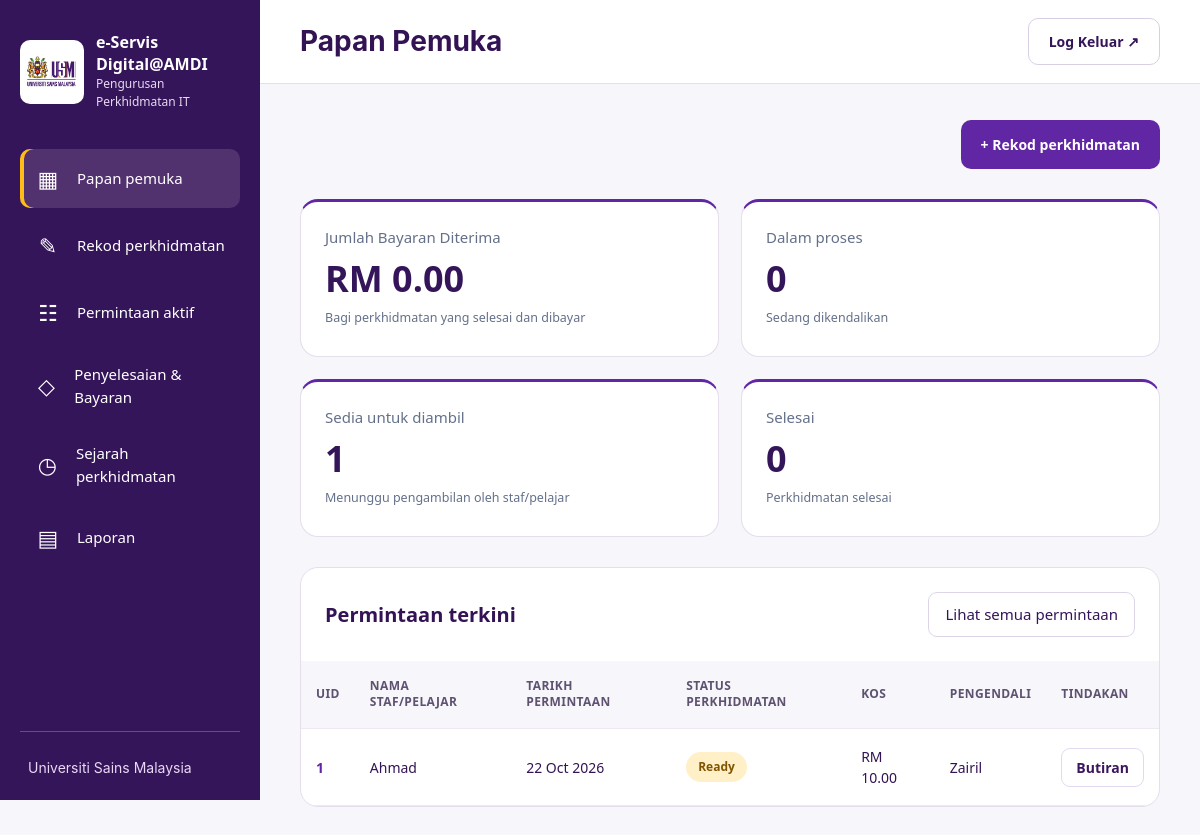
Before: /home.php (signed in) with the older database file.
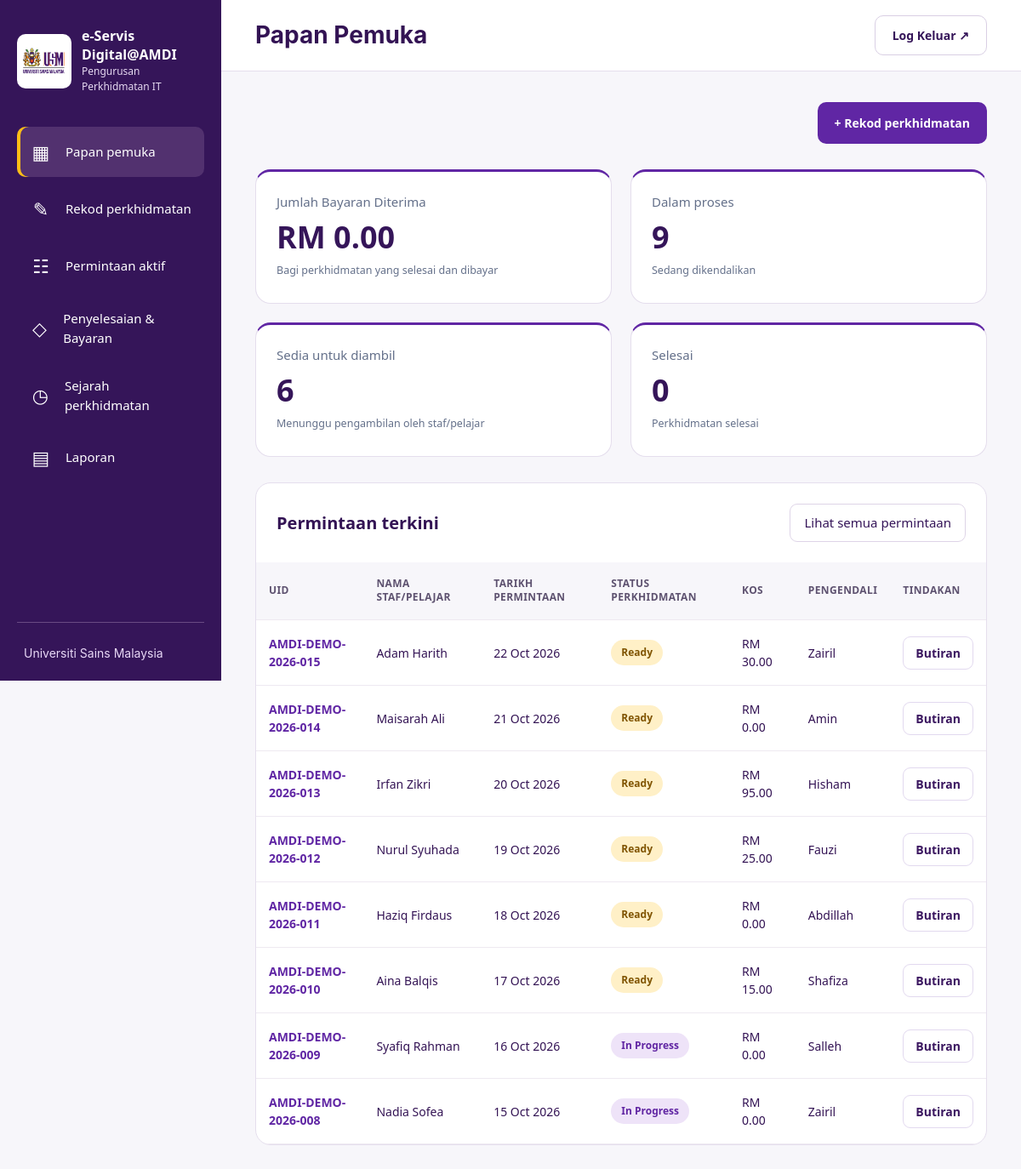
After: the same page with the newer database file.
### tables this page shows
CREATE TABLE `service_requests` (
  `id` int(10) UNSIGNED NOT NULL,
  `uid` varchar(40) NOT NULL,
  `requester_name` varchar(150) NOT NULL,
  `department_id` int(10) UNSIGNED NOT NULL,
  `service_type_id` int(10) UNSIGNED NOT NULL,
  `service_details` text NOT NULL,
  `estimated_cost` decimal(10,2) NOT NULL,
  `requested_at` datetime NOT NULL,
  `handler_id` int(10) UNSIGNED NOT NULL,
  `status` enum('in_progress','ready','completed') NOT NULL DEFAULT 'in_progress',
  `ready_at` datetime DEFAULT NULL,
  `picked_up_at` datetime DEFAULT NULL,
  `payment_date` date DEFAULT NULL,
  `reference_no` varchar(100) DEFAULT NULL,
  `completed_at` datetime DEFAULT NULL,
  `created_by` int(10) UNSIGNED NOT NULL,
  `completed_by` int(10) UNSIGNED DEFAULT NULL,
  `created_at` datetime NOT NULL DEFAULT current_timestamp(),
  `updated_at` datetime NOT NULL DEFAULT current_timestamp() ON UPDATE current_timestamp(),
  `requester_phone` varchar(30) DEFAULT NULL,
  `requester_email` varchar(190) DEFAULT NULL,
  `device_ownership` enum('usm','personal') DEFAULT NULL,
  `device_type` varchar(30) DEFAULT NULL,
  `device_type_other` varchar(100) DEFAULT NULL,
  `device_brand` varchar(120) DEFAULT NULL,
  `device_model` varchar(150) DEFAULT NULL,
  `device_serial` varchar(150) DEFAULT NULL,
  `asset_number` varchar(150) DEFAULT NULL,
  `device_condition` enum('unchecked','good','damaged','off') DEFAULT NULL,
  `condition_notes` varchar(1000) DEFAULT NULL
);

CREATE TABLE `handlers` (
  `id` int(10) UNSIGNED NOT NULL,
  `name` varchar(150) NOT NULL,
  `is_active` tinyint(1) NOT NULL DEFAULT 1
);

### includes/auth.php (called while the page is built, shortened)
<?php
function e(string $value): string {
    return htmlspecialchars($value, ENT_QUOTES, 'UTF-8');
}

### home.php (the view, shortened to what this page needs)
<?php
require __DIR__ . '/includes/auth.php';
require __DIR__ . '/config/database.php';
$summary = $pdo->query("SELECT COALESCE(
    SUM(CASE WHEN status = 'completed' THEN estimated_cost ELSE 0 END),
    0
) AS total_cost, SUM(status='in_progress') AS in_progress, SUM(status='ready') AS ready, SUM(status='completed') AS completed FROM service_requests")->fetch();
$recent = $pdo->query("SELECT r.uid,r.requester_name,r.requested_at,r.status,r.estimated_cost,r.service_details,h.name AS handler_name,d.name AS department_name,t.name AS service_type_name FROM service_requests r JOIN handlers h ON h.id=r.handler_id JOIN departments d ON d.id=r.department_id JOIN service_types t ON t.id=r.service_type_id ORDER BY r.requested_at DESC,r.id DESC LIMIT 8")->fetchAll();
$labels = ['in_progress' => 'In Progress', 'ready' => 'Ready', 'completed' => 'Completed'];
?>
<!DOCTYPE html>
<html lang="ms">
<head>
    <link rel="stylesheet" href="<?= APP_BASE ?>/assets/css/style.css">
    <link rel="stylesheet" href="<?= APP_BASE ?>/assets/css/sidebar.css">
    <link rel="stylesheet" href="<?= APP_BASE ?>/assets/css/dashboard.css?v=20261027c">
</head>
<body class="workspace amdi-type"><?php $activePage = 'home';
                        require __DIR__ . '/includes/sidebar.php'; ?>
    <div class="dashboard-area">
        <header class="dashboard-header">
            <div>
                        <h1>Papan Pemuka</h1>
            </div>
            <form method="post" action="<?= APP_BASE ?>/logout.php"><input type="hidden" name="csrf_token" value="<?= e(csrf_token()) ?>"><button class="logout-button" type="submit">Log Keluar ↗</button></form>
        </header>
        <main class="dashboard-main" id="main-content" tabindex="-1">
            <div class="dashboard-intro">
<a class="dashboard-primary" href="<?= APP_BASE ?>/rekod.php">+ Rekod perkhidmatan</a>
            </div>
            <section class="stats-grid" aria-label="Statistik perkhidmatan">
                <div class="stat-card"><span>Jumlah Bayaran Diterima</span><strong>RM <?= number_format((float)$summary['total_cost'], 2) ?></strong><small>Bagi perkhidmatan yang selesai dan dibayar</small></div>
                <div class="stat-card"><span>Dalam proses</span><strong><?= (int)$summary['in_progress'] ?></strong><small>Sedang dikendalikan</small></div>
                <div class="stat-card"><span>Sedia untuk diambil</span><strong><?= (int)$summary['ready'] ?></strong><small>Menunggu pengambilan oleh staf/pelajar</small></div>
                <div class="stat-card"><span>Selesai</span><strong><?= (int)$summary['completed'] ?></strong><small>Perkhidmatan selesai</small></div>
            </section>
            <section class="recent-panel">
                <div class="recent-heading">
                    <h2>Permintaan terkini</h2><a href="<?= APP_BASE ?>/aktif.php">Lihat semua permintaan</a>
                </div>
                <div class="table-scroll">
                    <table>
                        <thead>
                            <tr>
                                <th>UID</th>
                                <th>NAMA STAF/PELAJAR</th>
                                <th>TARIKH PERMINTAAN</th>
                                <th>STATUS PERKHIDMATAN</th>
                                <th>KOS</th>
                                <th>PENGENDALI</th>
                                <th>TINDAKAN</th>
                            </tr>
                        </thead>
                        <tbody><?php foreach ($recent as $r): ?><tr>
                                    <td class="uid"><?= e($r['uid']) ?></td>
                                    <td><?= e($r['requester_name']) ?></td>
                                    <td><?= e(date('d M Y', strtotime($r['requested_at']))) ?></td>
                                    <td><span class="status status-<?= e($r['status']) ?>"><?= e($labels[$r['status']] ?? $r['status']) ?></span></td>
                                    <td>RM <?= number_format((float)$r['estimated_cost'], 2) ?></td>
                                    <td><?= e($r['handler_name']) ?></td>
                                    <td>
                                        <button type="button" class="details-button" data-details
                                            aria-haspopup="dialog" aria-controls="request-details"
                                            aria-label="Lihat butiran <?= e($r['uid']) ?>"
                                            data-record="<?= e(json_encode($r, JSON_THROW_ON_ERROR)) ?>">Butiran</button>
                                    </td>
                                </tr><?php endforeach; ?><?php if (!$recent): ?><tr>
                                </tr><?php endif; ?></tbody>
                    </table>
                </div>
            </section>
        </main>
    </div>
</body>
</html>

### includes/sidebar.php (shortened to what this page needs)
<?php
$navigation = [
'home'=>['Papan pemuka','/home.php','▦'],
'create'=>['Rekod perkhidmatan','/rekod.php','✎'],
'active'=>['Permintaan aktif','/aktif.php','☷'],
'payment'=>['Penyelesaian & Bayaran','/payments/index.php','◇'],
'history'=>['Sejarah perkhidmatan','/history.php','◷'],
'reports'=>['Laporan','/reports.php','▤'],
];
?>
<aside class="sidebar"><a class="brand sidebar-brand" href="<?= APP_BASE ?>/home.php"><span class="brand-mark amdi-sidebar-logo"><img src="<?= APP_BASE ?>/usm-logo.png" alt="Logo Universiti Sains Malaysia"></span><div><strong>e-Servis Digital@AMDI</strong><span>Pengurusan Perkhidmatan IT</span></div></a><button class="menu-toggle outline" type="button" aria-expanded="true" aria-controls="sidebar-menu" hidden>Menu utama</button><div id="sidebar-menu" class="sidebar-menu"><nav class="sidebar-nav" aria-label="Menu utama"><?php foreach($navigation as $key=>[$label,$path,$icon]): ?><a href="<?= APP_BASE . $path ?>"<?= ($activePage ?? '') === $key ? ' aria-current="page"' : '' ?>><span class="nav-icon" aria-hidden="true"><?= $icon ?></span><?= e($label) ?></a><?php endforeach; ?></nav><div class="sidebar-footer">Universiti Sains Malaysia</div></div></aside>

### assets/css/style.css (style rules this page uses)
:root { --purple: #6026a4; --ink: #331354; --muted: #64708a; --gold: #ffbe16; --line: #e5deed; }
* { box-sizing: border-box; }
body { margin: 0; color: var(--ink); font: 16px/1.5 Arial, sans-serif; background: #f7f6fa; }
button, input { font: inherit; }
button { cursor: pointer; }
.brand { display: flex; align-items: center; gap: 20px; }
.brand-mark { display: grid; place-items: center; flex: 0 0 70px; height: 70px; border-radius: 16px; border-bottom: 5px solid var(--gold); background: var(--purple); color: white; font-size: 25px; font-weight: 800; }
.brand strong, .brand span:not(.brand-mark) { display: block; }
.brand strong { font-size: 18px; }
.brand div > span { color: var(--muted); }
h1 { margin: 12px 0 16px; font-size: 32px; line-height: 1.25; }
:root { --amdi-font: Inter, "Segoe UI", Arial, sans-serif; --amdi-text: 15px; }
html { font-size: 16px; }
body, button, input, select, textarea, option, table, th, td { font-family: var(--amdi-font) !important; }
body { font-size: var(--amdi-text); line-height: 1.5; }
button, input, select, textarea { font-size: 14px; line-height: 1.5; }
.sidebar, .sidebar a, .sidebar button { font-family: var(--amdi-font) !important; }
.sidebar nav a, .sidebar-menu a, .sidebar-link { font-size: 15px !important; }
.sidebar-brand strong { font-size: 16px !important; line-height: 1.25; }
.sidebar-brand div > span { font-size: 12px !important; line-height: 1.4; }
.dashboard-header h1, .active-header h1, .record-header h1, .page-header h1, .workspace-header h1, .service-header h1 { font-family: var(--amdi-font) !important; font-size: 28px !important; font-weight: 750; line-height: 1.2; }
button, .logout-button { font-family: var(--amdi-font) !important; }
:root { --amdi-font-family: "Segoe UI", Arial, sans-serif; --amdi-body-size: 15px; }
html { -webkit-text-size-adjust: 100%; text-size-adjust: 100%; }
body.workspace, body.workspace button, body.workspace input, body.workspace select, body.workspace textarea, body.workspace table, body.workspace th, body.workspace td, body.workspace summary, body.workspace dialog, body.workspace a { font-family: var(--amdi-font-family) !important; }
body.workspace { font-size: var(--amdi-body-size) !important; line-height: 1.5; }
body.workspace .active-header h1, body.workspace .dashboard-header h1, body.workspace .record-header h1, body.workspace .history-header h1, body.workspace .reports-header h1, body.workspace .payments-header h1, body.workspace .page-header h1, body.workspace .workspace-header h1 { font-size: 28px !important; line-height: 1.2 !important; font-weight: 700 !important; }
body.workspace input, body.workspace select, body.workspace textarea, body.workspace button, body.workspace .active-details-button, body.workspace .active-action-menu > summary, body.workspace .active-clear, body.workspace .active-action-popover a, body.workspace .active-pagination a { font-size: 14px !important; }
body.workspace .sidebar-nav a { font-size: 15px !important; }

### assets/css/sidebar.css (style rules this page uses)
.workspace { display: grid; grid-template-columns: 260px minmax(0, 1fr); min-height: 100vh; }
.sidebar { position: sticky; top: 0; height: 100vh; display: flex; flex-direction: column; background: #351559; color: #fff; padding: 32px 20px 22px; }
.sidebar-brand { gap: 12px; color: #fff; text-decoration: none; }
.sidebar-brand .brand-mark { flex-basis: 54px; height: 54px; border-radius: 9px; background: #fff; color: #6026a4; font-size: 19px; }
.sidebar-brand strong { font-size: 16px; }
.sidebar-brand div > span { font-size: 14px; color: #e6d9f1; }
.sidebar-menu { display: flex; flex: 1; flex-direction: column; padding-top: 38px; }
.sidebar-nav { display: grid; gap: 8px; }
.sidebar-nav a { display: flex; align-items: center; gap: 15px; padding: 13px 14px; border-radius: 10px; color: white; text-decoration: none; font-size: 15px; }
.sidebar-nav a:hover, .sidebar-nav a[aria-current="page"] { background: #52316f; }
.sidebar-nav a[aria-current="page"] { box-shadow: inset 4px 0 #ffbe16; }
.nav-icon { font-size: 22px; width: 28px; text-align: center; }
.sidebar-footer { margin-top: auto; border-top: 1px solid #694a83; padding: 25px 8px 0; color: #e8d8f6; font-size: 14px; }

Changed rows visible on the page:
removed service_requests: uid "1", requester_name "Ahmad", requested_at "22 Oct 2026", status "Ready", estimated_cost "10.00", handler.name "Zairil"
added service_requests: uid "AMDI-DEMO-2026-015", requester_name "Adam Harith", requested_at "22 Oct 2026", status "Ready", estimated_cost "30.00", handler.name "Zairil"
added service_requests: uid "AMDI-DEMO-2026-014", requester_name "Maisarah Ali", requested_at "21 Oct 2026", status "Ready", estimated_cost "0.00", handler.name "Amin"
added service_requests: uid "AMDI-DEMO-2026-013", requester_name "Irfan Zikri", requested_at "20 Oct 2026", status "Ready", estimated_cost "95.00", handler.name "Hisham"
added service_requests: uid "AMDI-DEMO-2026-012", requester_name "Nurul Syuhada", requested_at "19 Oct 2026", status "Ready", estimated_cost "25.00", handler.name "Fauzi"
added service_requests: uid "AMDI-DEMO-2026-011", requester_name "Haziq Firdaus", requested_at "18 Oct 2026", status "Ready", estimated_cost "0.00", handler.name "Abdillah"
added service_requests: uid "AMDI-DEMO-2026-010", requester_name "Aina Balqis", requested_at "17 Oct 2026", status "Ready", estimated_cost "15.00", handler.name "Shafiza"
added service_requests: uid "AMDI-DEMO-2026-009", requester_name "Syafiq Rahman", requested_at "16 Oct 2026", status "In Progress", estimated_cost "0.00", handler.name "Salleh"
added service_requests: uid "AMDI-DEMO-2026-008", requester_name "Nadia Sofea", requested_at "15 Oct 2026", status "In Progress", estimated_cost "0.00", handler.name "Zairil"
Other visible differences:
$summary['in_progress']: "0" → "9"
$summary['ready']: "1" → "6"
